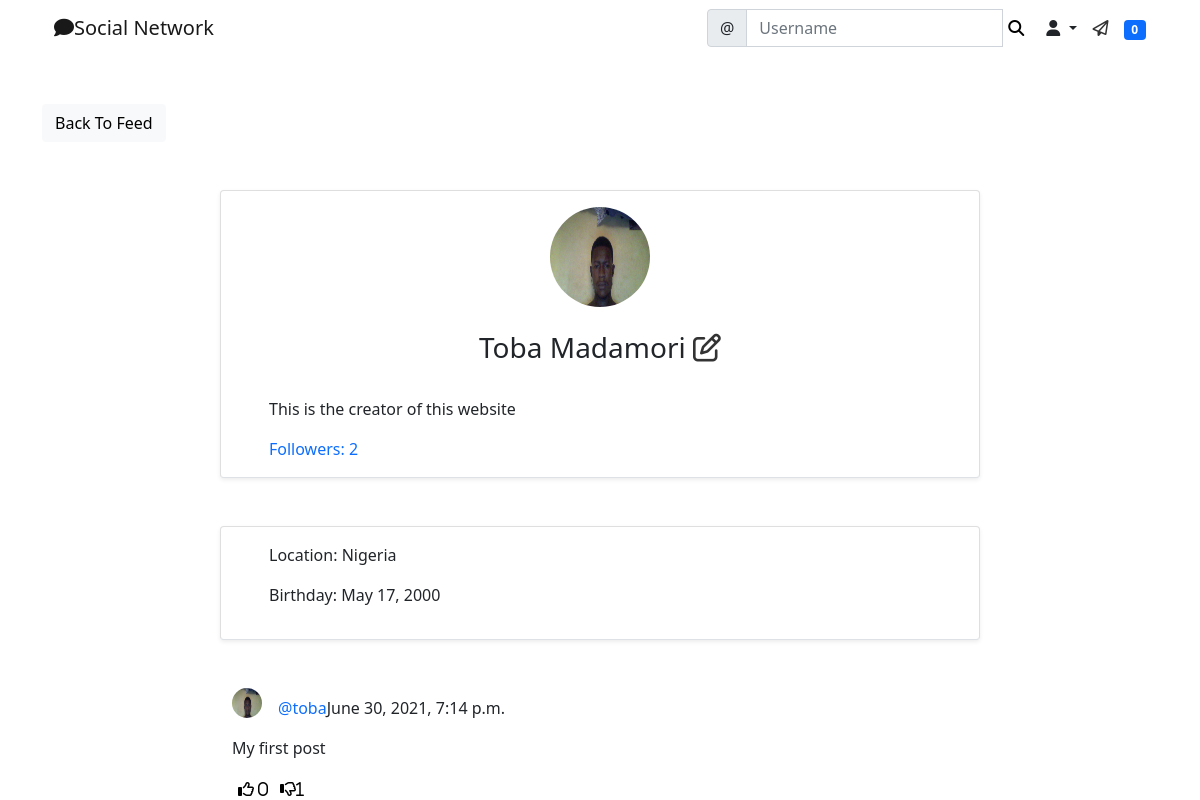
Before: /social/profile/1/ (signed in) with the older database file.
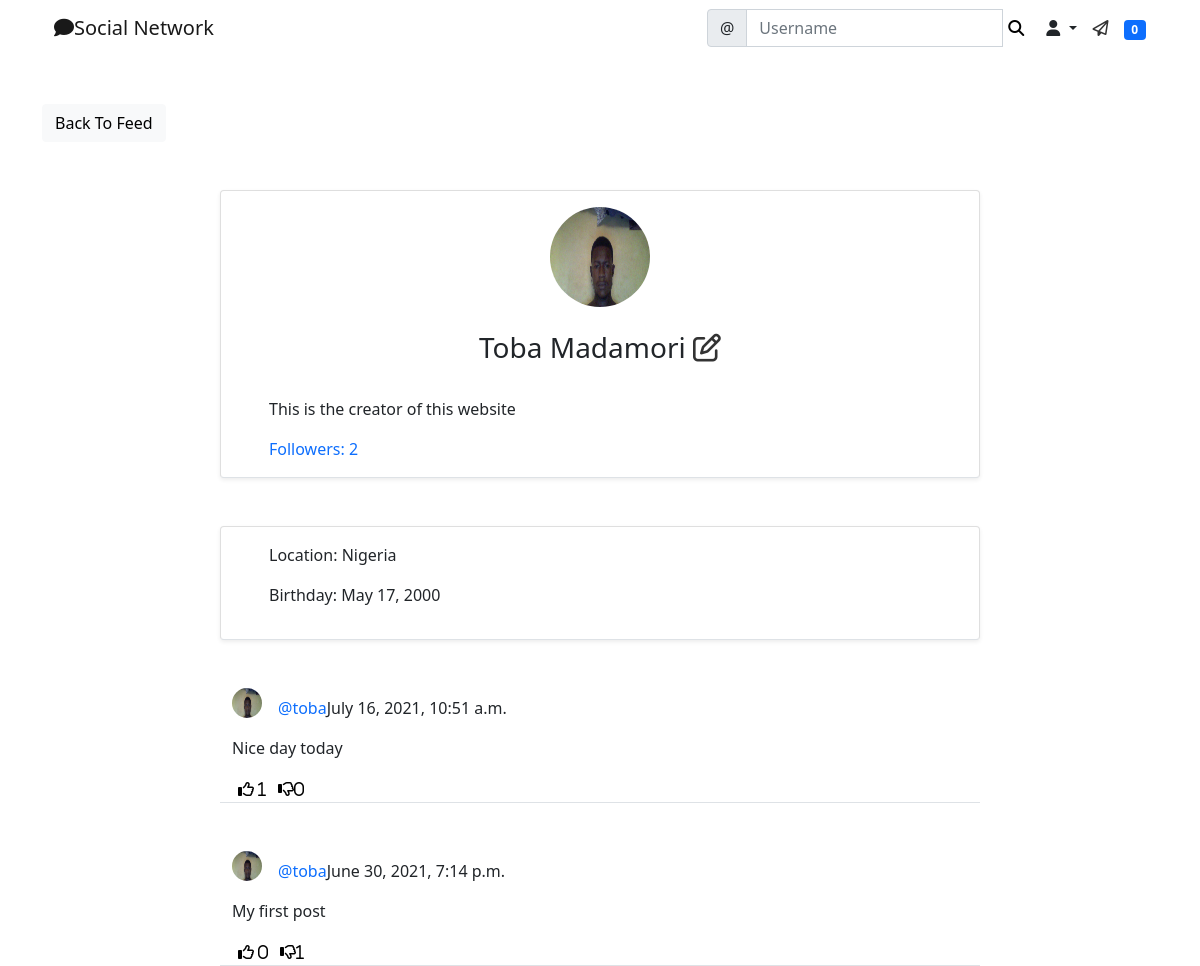
After: the same page with the newer database file.
### social/models.py (models this page shows)
class UserProfile(models.Model):
    user = models.OneToOneField(User, primary_key=True, verbose_name='user', related_name='profile', on_delete=models.CASCADE)
    name = models.CharField(max_length=30, blank=True, null=True)
    bio = models.TextField(max_length=500, blank=True, null=True)
    birth_date = models.DateField(blank=True, null=True)
    location = models.CharField(max_length=100, blank=True, null=True)
    picture = models.ImageField(upload_to='uploads/profile_pictures', default='uploads/profile_pictures/default.png', blank= True)
    followers = models.ManyToManyField(User, blank=True, related_name='followers')

class Post(models.Model):
    body = models.TextField()
    image = models.ImageField(upload_to= 'uploads/post_photos', blank=True, null=True)
    created_on = models.DateTimeField(default=timezone.now)
    author = models.ForeignKey(User, on_delete=models.CASCADE)
    likes = models.ManyToManyField(User, blank=True, related_name='likes')
    dislikes = models.ManyToManyField(User, blank=True, related_name='dislikes')

### social/views.py (the view)
# urls.py: path('profile/<int:pk>/', ProfileView.as_view(), name='profile'),
class ProfileView(View):
    def get(self, request, pk, *args, **kwargs):
        profile = UserProfile.objects.get(pk=pk)
        user = profile.user
        posts = Post.objects.filter(author= user).order_by('-created_on')
        followers = profile.followers.all()
        number_of_followers = len(followers)
        if len(followers) == 0:
            is_following = False
        for follower in followers:
            if follower == request.user:
                is_following = True
                break
            else:
                is_following = False
        context= {
            'user': user,
            'profile': profile,
            'posts': posts,
            'number_of_followers': number_of_followers,
            'is_following': is_following,
        }
        return render(request, 'social/profile.html', context)

### landing/templatetags/custom_tags.py (called while the page is built)
@register.inclusion_tag('social/show_notifications.html', takes_context=True)
def show_notifications(context):
    request_user = context['request'].user
    notifications = Notification.objects.filter(to_user=request_user).exclude(user_has_seen=True).order_by('-date')
    return {'notifications':notifications}

### social/templates/social/profile.html (shortened to what this page needs)
{% extends 'landing/base.html' %}
{% block content %}
<div class="container">
    <div class="row mt-5">
        <div class="col-md-3 col-sm-6">
            <a href="{% url 'post-list' %}" class="btn btn-light">Back To Feed</a>
        </div>
    </div>
    <div class="row justify-content-center mt-5">
        <div class="card shadow-sm col-md-8 col-sm-12 border-bottom px-5 pt-3">
            <div class="text-center">
                <img src="{{ profile.picture.url }}" alt="" class="rounded-circle" width="100" height="100"/>
                {% if profile.name %}
                <h3 class="py-4"> {{ profile.name }}
                    <span>
                        {% if request.user == user %}
                            <a href="{% url 'profile-edit' profile.pk %}" class="edit-color"><i class="far fa-edit"></i></a>
                        {% endif %}
                    </span>
                </h3>
                {% endif %}
            </div>
            {% if profile.bio %}
            <p> {{ profile.bio }}</p>
            {% endif %}
            <div class="mb-3">
                <a href="{% url 'list-followers' profile.pk %}" class="post-link"> Followers: {{ number_of_followers }}</a>
            </div>
        </div>
    </div>
    <div class="row justify-content-center mt-5">
        <div class="card shadow-sm col-md-8 col-sm-12 border-bottom px-5 py-3">
            {% if profile.location %}
            <p>Location: {{ profile.location }}</p>
            {% endif %}
            {% if profile.birth_date %}
            <p>Birthday: {{ profile.birth_date }}</p>
            {% endif %}
        </div>
    </div>
    {% for post in posts %}
    <div class="row justify-content-center mt-5">
        <div class="col-md-8 col-sm-12 border-bottom">
            <div>
                <a href="{% url 'profile' post.author.profile.pk %}">
                    <img class="rounded-circle post-img" height="30" width="30"
                    src="{{ post.author.profile.picture.url }}" alt="profile picture">
                </a>
                <p class="post-text">
                    <a href="{% url 'profile' post.author.profile.pk %}"
                    class="text-primary post-link">@{{ post.author }}</a>{{ post.created_on }}
                </p>
            </div>
            <div class="position-relative">
                <p>{{ post.body }}</p>
            </div>
            <div class="d-flex flex-row">
                <form method="POST" action="{% url 'like' post.pk %}">
                    <button class="remove-default-btn" type="submit">
                        <i class="far fa-thumbs-up"> <span> {{ post.likes.all.count }}</span></i>
                    </button>
                </form>
                <form method="POST" action="{% url 'dislike' post.pk %}">
                    <button class="remove-default-btn" type="submit">
                        <i class="far fa-thumbs-down">{{ post.dislikes.all.count }}</i>
                    </button>
                </form>
            </div>
        </div>
    </div>
    {% endfor %}
</div>
{% endblock content %}

### landing/templates/landing/base.html (shortened to what this page needs)
{% load static %}
<!doctype html>
<html lang="en">
  <head>
    <link href="https://cdn.jsdelivr.net/npm/bootstrap@5.0.2/dist/css/bootstrap.min.css" rel="stylesheet">
    <link rel="stylesheet" href="{% static 'styles.css' %}">
  </head>
  <body>
    {% include 'landing/navbar.html' %}
    {% block content %}
    {% endblock content %}
  </body>
</html>

### landing/templates/landing/navbar.html (shortened to what this page needs)
{% load custom_tags %}
<div class="container">
<nav class="navbar navbar-expand-lg navbar-light">
    <div class="container-fluid">
      <a class="navbar-brand"
      {% if user.is_authenticated %}
       href="{% url 'post-list' %}"
       {% else %}
       href="{% url 'index' %}"
      {% endif %}
       ><i class=" fas fa-comment"></i>Social Network</a>
      <div class="collapse navbar-collapse" id="navbarSupportedContent">
        <form class="d-flex" action="{% url 'profile-search' %}" method="GET">
            <div class="input-group">
                <span class="input-group-text" id="basic-addon1">@</span>
                <input type="text" class="form-control" placeholder="Username" aria-label="Username" aria-describedby="basic-addon1" name="query" value="{{ request.GET.query }}">
                <button class="remove-default-btn" type="submit"> <i class="fas fa-search"></i></button>
            </div>
        </form>
        {% if user.is_authenticated %}
        <div class="nav-item dropdown">
            <a class="nav-link dropdown-toggle text-dark" data-bs-toggle="dropdown" role="button" aria-expanded="false" href="#"> <i class="fas fa-user"></i> </a>
        </div>
        <div class="nav-item inbox-icon-container">
          <a href="{% url 'inbox' %}" class="inbox-icon"><i class="far fa-paper-plane"></i></a>
        </div>
        <div class="nav-item">
            {% show_notifications %}
        </div>
        {% endif %}
      </div>
    </div>
  </nav>
</div>

### social/templates/social/show_notifications.html (shortened to what this page needs)
<div class="dropdown">
    <span class="badge bg-primary notification-badge" onclick="showNotification()">{{ notifications.count }}</span>
</div>

### static/styles.css (style rules this page uses)
.remove-default-btn { background-color: transparent; border: none; box-shadow: none; }
.edit-color { color: #333; }
.post-link { text-decoration: none; }
.post-text { padding-top: 0.5rem; }
.post-img { float: left; margin-right: 1rem; }
.notification-badge { transition: 0.3s; }
.dropdown { position: relative; display: inline-block; }
.inbox-icon-container { margin-right: 15px; }
.inbox-icon { color:#333; transition: 0.5s; }

Changed rows visible on the page:
added Post: author.profile.picture (picture), author "toba", created_on "July 16, 2021, 10:51 a.m.", body "Nice day today", likes.all.count "1", dislikes.all.count "0"
